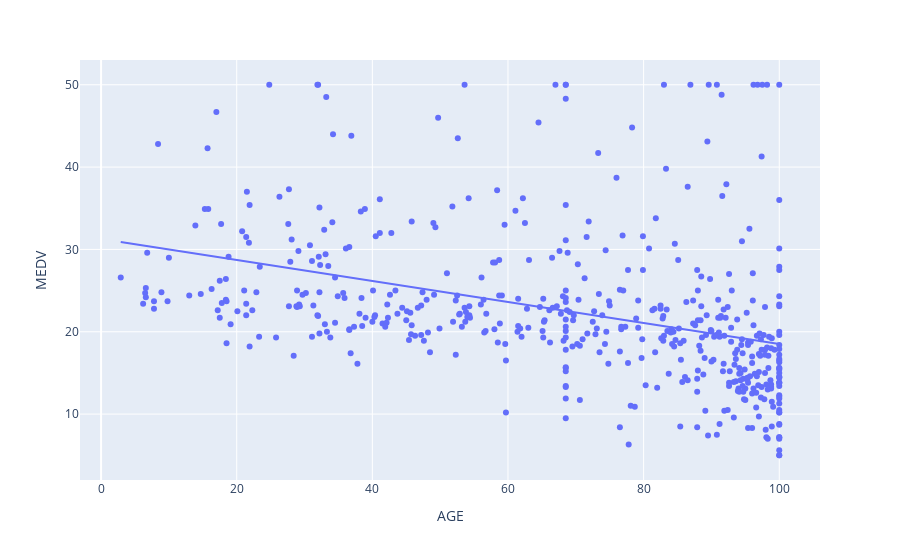

This figure's notebook cell:
### Code cell
fig.show()

### Figure 1 — Plotly figure (JSON) as saved in the notebook; plotly's stock layout.template omitted (floating-point values rounded to 4 significant figures; data arrays with more than 128 entries replaced by an {"elided": "..."} marker saying what was removed)
{"data": [{"hovertemplate": "AGE=%{x}<br>MEDV=%{y}<extra></extra>", "legendgroup": "", "marker": {"color": "#636efa", "symbol": "circle"}, "mode": "markers", "name": "", "orientation": "v", "showlegend": false, "type": "scatter", "x": {"elided": "506 float values"}, "xaxis": "x", "y": {"elided": "506 float values"}, "yaxis": "y"}, {"hovertemplate": "<b>OLS trendline</b><br>MEDV = -0.127443 * AGE + 31.265<br>R<sup>2</sup>=0.144570<br><br>AGE=%{x}<br>MEDV=%{y} <b>(trend)</b><extra></extra>", "legendgroup": "", "marker": {"color": "#636efa", "symbol": "circle"}, "mode": "lines", "name": "", "showlegend": false, "type": "scatter", "x": {"elided": "506 float values"}, "xaxis": "x", "y": {"elided": "506 float values"}, "yaxis": "y"}], "layout": {"legend": {"tracegroupgap": 0}, "margin": {"t": 60}, "xaxis": {"anchor": "y", "domain": [0, 1], "title": {"text": "AGE"}}, "yaxis": {"anchor": "x", "domain": [0, 1], "title": {"text": "MEDV"}}}}
